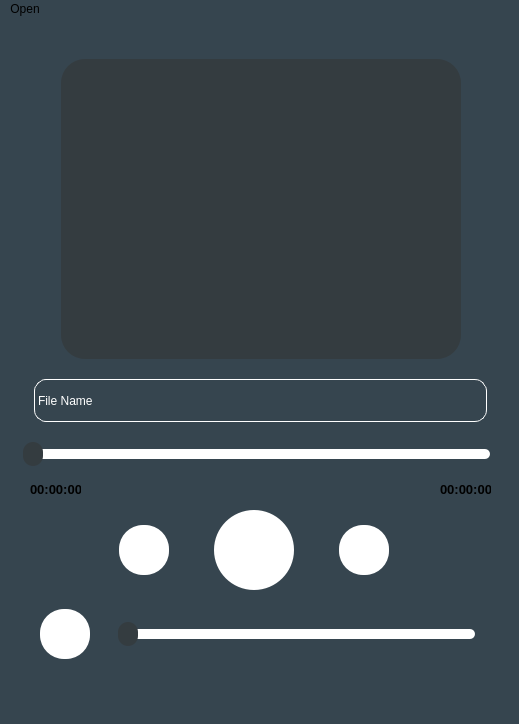
<?xml version="1.0" encoding="UTF-8"?>
<ui version="4.0">
 <class>MainWindow</class>
 <widget class="QMainWindow" name="MainWindow">
  <property name="geometry">
   <rect>
    <x>0</x>
    <y>0</y>
    <width>519</width>
    <height>724</height>
   </rect>
  </property>
  <property name="windowTitle">
   <string>MainWindow</string>
  </property>
  <property name="styleSheet">
   <string notr="true">background-color:rgb(54, 69, 79);</string>
  </property>
  <widget class="QWidget" name="centralwidget">
   <widget class="QLabel" name="label_File_Name">
    <property name="geometry">
     <rect>
      <x>34</x>
      <y>360</y>
      <width>453</width>
      <height>43</height>
     </rect>
    </property>
    <property name="styleSheet">
     <string notr="true">QLabel {
	color:rgb(255,255,255);
	border:1px solid rgb(255,255,255);
	border-radius:12px;
	min-width:451;
	max-height:41;
	max-width:451;
	min-height:41;
}</string>
    </property>
    <property name="frameShape">
     <enum>QFrame::Panel</enum>
    </property>
    <property name="lineWidth">
     <number>2</number>
    </property>
    <property name="text">
     <string>File Name</string>
    </property>
   </widget>
   <widget class="QSlider" name="horizontalSlider_Audio_File_Duration">
    <property name="geometry">
     <rect>
      <x>20</x>
      <y>420</y>
      <width>481</width>
      <height>31</height>
     </rect>
    </property>
    <property name="styleSheet">
     <string notr="true">QSlider::groove:horizontal {
	height:10px;
	width:460px;
	background:white;
	border-radius:5px;
}
QSlider::handle:horizontal {
	background:rgb(52,60,64);
	width:20px;
	height:20px;
	margin:-7px -7px;
	border-radius:10px;
}</string>
    </property>
    <property name="orientation">
     <enum>Qt::Horizontal</enum>
    </property>
   </widget>
   <widget class="QSlider" name="horizontalSlider_Volume">
    <property name="geometry">
     <rect>
      <x>100</x>
      <y>600</y>
      <width>401</width>
      <height>31</height>
     </rect>
    </property>
    <property name="styleSheet">
     <string notr="true">QSlider::groove:horizontal {
	height:10px;
	width:350px;
	background:white;
	border-radius:5px;
}
QSlider::handle:horizontal {
	background:rgb(52,60,64);
	width:20px;
	height:20px;
	margin:-7px -7px;
	border-radius:10px;
}

QPushButton:Hover {
	background-color:rgb(140,140,140);
}</string>
    </property>
    <property name="orientation">
     <enum>Qt::Horizontal</enum>
    </property>
   </widget>
   <widget class="QPushButton" name="pushButton_Volume">
    <property name="geometry">
     <rect>
      <x>40</x>
      <y>590</y>
      <width>50</width>
      <height>50</height>
     </rect>
    </property>
    <property name="styleSheet">
     <string notr="true">QPushButton {
	border-radius:24px;
	background-color:rgb(255,255,255);
	color:rgb(52,51,64);
	padding:0px;
}

QPushButton:Hover {
	background-color:rgb(140,140,140);
}</string>
    </property>
    <property name="text">
     <string/>
    </property>
    <property name="iconSize">
     <size>
      <width>30</width>
      <height>30</height>
     </size>
    </property>
   </widget>
   <widget class="QLabel" name="label_Elapsed_Duration">
    <property name="geometry">
     <rect>
      <x>30</x>
      <y>460</y>
      <width>51</width>
      <height>20</height>
     </rect>
    </property>
    <property name="font">
     <font>
      <family>Arial</family>
      <pointsize>10</pointsize>
      <bold>true</bold>
     </font>
    </property>
    <property name="styleSheet">
     <string notr="true">QLabel {
	border:rgb(255,255,255);
}</string>
    </property>
    <property name="text">
     <string>00:00:00</string>
    </property>
   </widget>
   <widget class="QLabel" name="label_Total_Duration">
    <property name="geometry">
     <rect>
      <x>440</x>
      <y>460</y>
      <width>51</width>
      <height>20</height>
     </rect>
    </property>
    <property name="font">
     <font>
      <family>Arial</family>
      <pointsize>10</pointsize>
      <bold>true</bold>
     </font>
    </property>
    <property name="styleSheet">
     <string notr="true">QLabel {
	border:rgb(255,255,255);
}</string>
    </property>
    <property name="text">
     <string>00:00:00</string>
    </property>
   </widget>
   <widget class="QWidget" name="layoutWidget">
    <property name="geometry">
     <rect>
      <x>80</x>
      <y>490</y>
      <width>351</width>
      <height>82</height>
     </rect>
    </property>
    <layout class="QHBoxLayout" name="horizontalLayout">
     <item>
      <widget class="QPushButton" name="pushButton_SeekBack">
       <property name="styleSheet">
        <string notr="true">QPushButton {
	border:none;
	border-radius:24px;
	background-color:rgb(255,255,255);
	color:rgb(52,51,64);
	min-width:50px;
	max-width:50px;
	min-height:50px;
	max-height:50px;
	padding:0px;
}

QPushButton:Hover {
	background-color:rgb(140,140,140);
}</string>
       </property>
       <property name="text">
        <string/>
       </property>
       <property name="iconSize">
        <size>
         <width>30</width>
         <height>30</height>
        </size>
       </property>
      </widget>
     </item>
     <item>
      <widget class="QPushButton" name="pushButton_PlayPause">
       <property name="styleSheet">
        <string notr="true">QPushButton {
	border:none;
	border-radius:40px;
	background-color:rgb(255,255,255);
	color:rgb(52,51,64);
	min-width:80px;
	max-width:80px;
	min-height:80px;
	max-height:80px;
	padding:0px;
}

QPushButton:Hover {
	background-color:rgb(140,140,140);
}</string>
       </property>
       <property name="text">
        <string/>
       </property>
       <property name="iconSize">
        <size>
         <width>30</width>
         <height>30</height>
        </size>
       </property>
      </widget>
     </item>
     <item>
      <widget class="QPushButton" name="pushButton_SeekForward">
       <property name="styleSheet">
        <string notr="true">QPushButton {
	border:none;
	border-radius:24px;
	background-color:rgb(255,255,255);
	color:rgb(52,51,64);
	min-width:50px;
	max-width:50px;
	min-height:50px;
	max-height:50px;
	padding:0px;
}

QPushButton:Hover {
	background-color:rgb(140,140,140);
}</string>
       </property>
       <property name="text">
        <string/>
       </property>
       <property name="iconSize">
        <size>
         <width>30</width>
         <height>30</height>
        </size>
       </property>
      </widget>
     </item>
    </layout>
   </widget>
   <widget class="QPushButton" name="pushButton_Album">
    <property name="geometry">
     <rect>
      <x>61</x>
      <y>40</y>
      <width>400</width>
      <height>300</height>
     </rect>
    </property>
    <property name="styleSheet">
     <string notr="true">QPushButton {
    border-radius: 24px;
	background:rgb(52,60,64);
	}
</string>
    </property>
    <property name="text">
     <string/>
    </property>
   </widget>
  </widget>
  <widget class="QMenuBar" name="menubar">
   <property name="geometry">
    <rect>
     <x>0</x>
     <y>0</y>
     <width>519</width>
     <height>21</height>
    </rect>
   </property>
   <widget class="QMenu" name="menuOpen">
    <property name="title">
     <string>Open</string>
    </property>
    <addaction name="actionOpen_Audio_File"/>
   </widget>
   <addaction name="menuOpen"/>
  </widget>
  <action name="actionOpen_Audio_File">
   <property name="text">
    <string>Open Audio File</string>
   </property>
  </action>
 </widget>
 <resources/>
 <connections/>
</ui>
